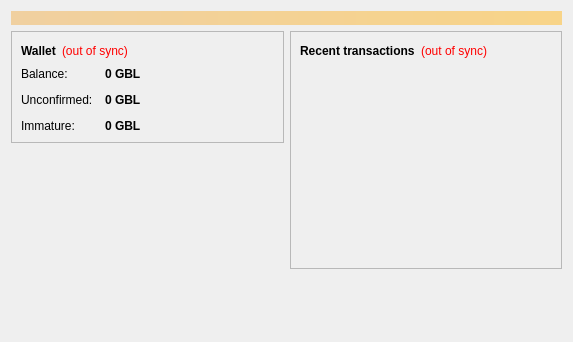
<?xml version="1.0" encoding="UTF-8"?>
<ui version="4.0">
 <class>OverviewPage</class>
 <widget class="QWidget" name="OverviewPage">
  <property name="geometry">
   <rect>
    <x>0</x>
    <y>0</y>
    <width>573</width>
    <height>342</height>
   </rect>
  </property>
  <property name="windowTitle">
   <string>Form</string>
  </property>
  <layout class="QVBoxLayout" name="topLayout">
   <item>
    <widget class="QLabel" name="labelAlerts">
     <property name="visible">
      <bool>false</bool>
     </property>
     <property name="styleSheet">
      <string notr="true">background-color: qlineargradient(x1: 0, y1: 0, x2: 1, y2: 0, stop:0 #F0D0A0, stop:1 #F8D488); color:#000000;</string>
     </property>
     <property name="wordWrap">
      <bool>true</bool>
     </property>
     <property name="margin">
      <number>3</number>
     </property>
    </widget>
   </item>
   <item>
    <layout class="QHBoxLayout" name="horizontalLayout" stretch="1,1">
     <item>
      <layout class="QVBoxLayout" name="verticalLayout_2">
       <item>
        <widget class="QFrame" name="frame">
         <property name="frameShape">
          <enum>QFrame::StyledPanel</enum>
         </property>
         <property name="frameShadow">
          <enum>QFrame::Raised</enum>
         </property>
         <layout class="QVBoxLayout" name="verticalLayout_4">
          <item>
           <layout class="QHBoxLayout" name="horizontalLayout_4">
            <item>
             <widget class="QLabel" name="label_5">
              <property name="font">
               <font>
                <weight>75</weight>
                <bold>true</bold>
               </font>
              </property>
              <property name="text">
               <string>Wallet</string>
              </property>
             </widget>
            </item>
            <item>
             <widget class="QLabel" name="labelWalletStatus">
              <property name="toolTip">
               <string>The displayed information may be out of date. Your wallet automatically synchronizes with the Gobblecoin network after a connection is established, but this process has not completed yet.</string>
              </property>
              <property name="styleSheet">
               <string notr="true">QLabel { color: red; }</string>
              </property>
              <property name="text">
               <string notr="true">(out of sync)</string>
              </property>
              <property name="alignment">
               <set>Qt::AlignLeading|Qt::AlignLeft|Qt::AlignVCenter</set>
              </property>
             </widget>
            </item>
            <item>
             <spacer name="horizontalSpacer_2">
              <property name="orientation">
               <enum>Qt::Horizontal</enum>
              </property>
              <property name="sizeHint" stdset="0">
               <size>
                <width>40</width>
                <height>20</height>
               </size>
              </property>
             </spacer>
            </item>
           </layout>
          </item>
          <item>
           <layout class="QFormLayout" name="formLayout_2">
            <property name="fieldGrowthPolicy">
             <enum>QFormLayout::AllNonFixedFieldsGrow</enum>
            </property>
            <property name="horizontalSpacing">
             <number>12</number>
            </property>
            <property name="verticalSpacing">
             <number>12</number>
            </property>
            <item row="0" column="0">
             <widget class="QLabel" name="label">
              <property name="text">
               <string>Balance:</string>
              </property>
             </widget>
            </item>
            <item row="0" column="1">
             <widget class="QLabel" name="labelBalance">
              <property name="font">
               <font>
                <weight>75</weight>
                <bold>true</bold>
               </font>
              </property>
              <property name="cursor">
               <cursorShape>IBeamCursor</cursorShape>
              </property>
              <property name="toolTip">
               <string>Your current balance</string>
              </property>
              <property name="text">
               <string notr="true">0 GBL</string>
              </property>
              <property name="textInteractionFlags">
               <set>Qt::LinksAccessibleByMouse|Qt::TextSelectableByKeyboard|Qt::TextSelectableByMouse</set>
              </property>
             </widget>
            </item>
            <item row="1" column="0">
             <widget class="QLabel" name="label_3">
              <property name="text">
               <string>Unconfirmed:</string>
              </property>
             </widget>
            </item>
            <item row="1" column="1">
             <widget class="QLabel" name="labelUnconfirmed">
              <property name="font">
               <font>
                <weight>75</weight>
                <bold>true</bold>
               </font>
              </property>
              <property name="cursor">
               <cursorShape>IBeamCursor</cursorShape>
              </property>
              <property name="toolTip">
               <string>Total of transactions that have yet to be confirmed, and do not yet count toward the current balance</string>
              </property>
              <property name="text">
               <string notr="true">0 GBL</string>
              </property>
              <property name="textInteractionFlags">
               <set>Qt::LinksAccessibleByMouse|Qt::TextSelectableByKeyboard|Qt::TextSelectableByMouse</set>
              </property>
             </widget>
            </item>
            <item row="2" column="0">
             <widget class="QLabel" name="labelImmatureText">
              <property name="text">
               <string>Immature:</string>
              </property>
             </widget>
            </item>
            <item row="2" column="1">
             <widget class="QLabel" name="labelImmature">
              <property name="font">
               <font>
                <weight>75</weight>
                <bold>true</bold>
               </font>
              </property>
              <property name="toolTip">
               <string>Mined balance that has not yet matured</string>
              </property>
              <property name="text">
               <string notr="true">0 GBL</string>
              </property>
              <property name="textInteractionFlags">
               <set>Qt::LinksAccessibleByMouse|Qt::TextSelectableByKeyboard|Qt::TextSelectableByMouse</set>
              </property>
             </widget>
            </item>
           </layout>
          </item>
         </layout>
        </widget>
       </item>
       <item>
        <spacer name="verticalSpacer">
         <property name="orientation">
          <enum>Qt::Vertical</enum>
         </property>
         <property name="sizeHint" stdset="0">
          <size>
           <width>20</width>
           <height>40</height>
          </size>
         </property>
        </spacer>
       </item>
      </layout>
     </item>
     <item>
      <layout class="QVBoxLayout" name="verticalLayout_3">
       <item>
        <widget class="QFrame" name="frame_2">
         <property name="frameShape">
          <enum>QFrame::StyledPanel</enum>
         </property>
         <property name="frameShadow">
          <enum>QFrame::Raised</enum>
         </property>
         <layout class="QVBoxLayout" name="verticalLayout">
          <item>
           <layout class="QHBoxLayout" name="horizontalLayout_2">
            <item>
             <widget class="QLabel" name="label_4">
              <property name="text">
               <string>&lt;b&gt;Recent transactions&lt;/b&gt;</string>
              </property>
             </widget>
            </item>
            <item>
             <widget class="QLabel" name="labelTransactionsStatus">
              <property name="toolTip">
               <string>The displayed information may be out of date. Your wallet automatically synchronizes with the Gobblecoin network after a connection is established, but this process has not completed yet.</string>
              </property>
              <property name="styleSheet">
               <string notr="true">QLabel { color: red; }</string>
              </property>
              <property name="text">
               <string notr="true">(out of sync)</string>
              </property>
              <property name="alignment">
               <set>Qt::AlignRight|Qt::AlignTrailing|Qt::AlignVCenter</set>
              </property>
             </widget>
            </item>
            <item>
             <spacer name="horizontalSpacer">
              <property name="orientation">
               <enum>Qt::Horizontal</enum>
              </property>
              <property name="sizeHint" stdset="0">
               <size>
                <width>40</width>
                <height>20</height>
               </size>
              </property>
             </spacer>
            </item>
           </layout>
          </item>
          <item>
           <widget class="QListView" name="listTransactions">
            <property name="styleSheet">
             <string notr="true">QListView { background: transparent; }</string>
            </property>
            <property name="frameShape">
             <enum>QFrame::NoFrame</enum>
            </property>
            <property name="verticalScrollBarPolicy">
             <enum>Qt::ScrollBarAlwaysOff</enum>
            </property>
            <property name="horizontalScrollBarPolicy">
             <enum>Qt::ScrollBarAlwaysOff</enum>
            </property>
            <property name="selectionMode">
             <enum>QAbstractItemView::NoSelection</enum>
            </property>
           </widget>
          </item>
         </layout>
        </widget>
       </item>
       <item>
        <spacer name="verticalSpacer_2">
         <property name="orientation">
          <enum>Qt::Vertical</enum>
         </property>
         <property name="sizeHint" stdset="0">
          <size>
           <width>20</width>
           <height>40</height>
          </size>
         </property>
        </spacer>
       </item>
      </layout>
     </item>
    </layout>
   </item>
  </layout>
 </widget>
 <resources/>
 <connections/>
</ui>
